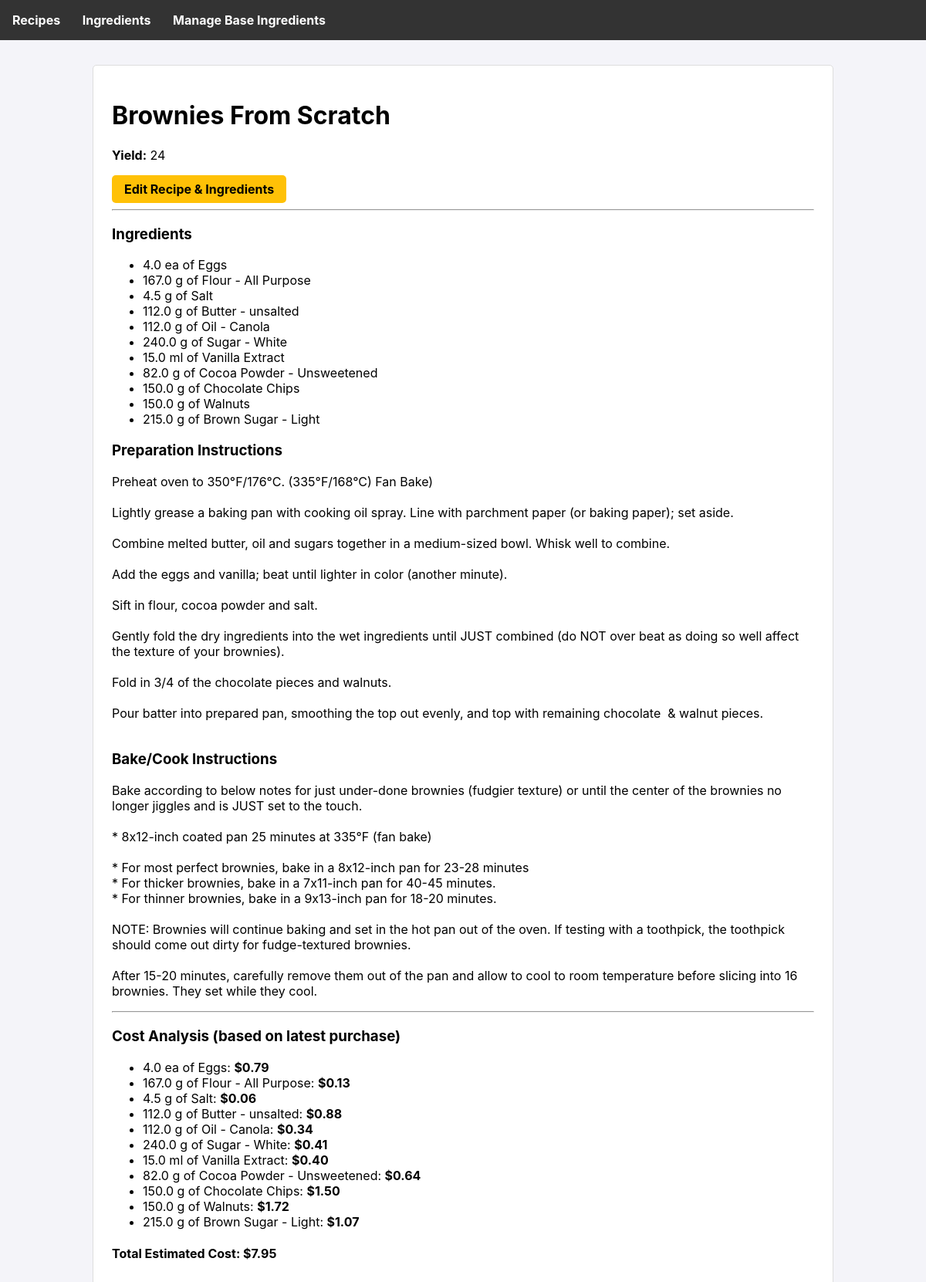
Screenshot of /recipe/2 with the database file from the repository.
### tables this page shows
CREATE TABLE recipes (
        id INTEGER PRIMARY KEY AUTOINCREMENT,
        name TEXT UNIQUE NOT NULL,
        preparation_instructions TEXT,
        bake_instructions TEXT,
        yield TEXT
    );

CREATE TABLE recipe_ingredients (
        recipe_id INTEGER NOT NULL,
        ingredient_id INTEGER NOT NULL,
        amount_needed REAL NOT NULL,
        unit_needed TEXT NOT NULL,
        PRIMARY KEY (recipe_id, ingredient_id),
        FOREIGN KEY (recipe_id) REFERENCES recipes (id),
        FOREIGN KEY (ingredient_id) REFERENCES ingredients (id)
    );

CREATE TABLE ingredients (
        id INTEGER PRIMARY KEY AUTOINCREMENT,
        name TEXT UNIQUE NOT NULL
    , density_g_ml REAL);

### app.py (the view)
@app.route('/recipe/<int:recipe_id>')
def recipe_detail(recipe_id):
    db = get_db()
    recipe = db.execute('SELECT * FROM recipes WHERE id = ?', (recipe_id,)).fetchone()
    ingredients = db.execute('''
        SELECT i.name, ri.amount_needed, ri.unit_needed
        FROM recipe_ingredients ri
        JOIN ingredients i ON ri.ingredient_id = i.id
        WHERE ri.recipe_id = ?
    ''', (recipe_id,)).fetchall()
    cost_info = calculate_recipe_cost(recipe_id)
    return render_template('recipe_detail.html', recipe=recipe, ingredients=ingredients, cost_info=cost_info)

### app.py (called while the page is built)
def get_db():
    if 'db' not in g:
        g.db = sqlite3.connect(DATABASE)
        g.db.row_factory = sqlite3.Row
    return g.db

### templates/recipe_detail.html
{% extends 'base.html' %}
{% block content %}
    <div class="card">
        <h1>{{ recipe.name }}</h1>
        <p><strong>Yield:</strong> {{ recipe.yield }}</p>
        <a href="{{ url_for('edit_recipe', recipe_id=recipe.id) }}" class="button button-yellow">Edit Recipe & Ingredients</a>
        <hr>
        <h3>Ingredients</h3>
        <ul>
            {% for ingredient in ingredients %}
            <li>{{ ingredient.amount_needed }} {{ ingredient.unit_needed }} of {{ ingredient.name }}</li>
            {% endfor %}
        </ul>
        <h3>Preparation Instructions</h3>
        <p style="white-space: pre-wrap;">{{ recipe.preparation_instructions }}</p>
        <h3>Bake/Cook Instructions</h3>
        <p style="white-space: pre-wrap;">{{ recipe.bake_instructions }}</p>
        <hr>
        <h3>Cost Analysis (based on latest purchase)</h3>
        <ul>
            {% for item in cost_info.breakdown %}
            <li>{{ item.name }}: <strong>${{ item.cost }}</strong> {% if item.note %}(<span style="color: #dc3545;">{{item.note}}</span>){% endif %}</li>
            {% endfor %}
        </ul>
        <h4><strong>Total Estimated Cost: ${{ '%.2f'|format(cost_info.total) }}</strong></h4>
    </div>
{% endblock %}

### templates/base.html (style rules this page uses)
body { font-family: -apple-system, BlinkMacSystemFont, "Segoe UI", Roboto, "Helvetica Neue", Arial, sans-serif; margin: 0; background-color: #f4f4f9; }
.card { background-color: white; border: 1px solid #ddd; border-radius: 5px; padding: 1.5rem; margin-bottom: 1rem; }
a { color: #007bff; }
.button { display: inline-block; padding: 0.5rem 1rem; border-radius: 5px; text-decoration: none; font-weight: bold; border: none; cursor: pointer; text-align: center; }
.button-yellow { background-color: #ffc107; color: black; }

### rows the page displays
recipes: name "Brownies From Scratch", yield "24", preparation_instructions "Preheat oven to 350°F/176°C. (335°F/168°C) Fan Bake) Lightly grease a baking pan with cooking oil spray. Line with parchment paper (or baking paper); set aside. Combine melted butter, oil and sugars together in a medium-sized bowl. Whisk well to combine. Add the eggs and vanilla; beat until lighter in color (another minute). Sift in flour, cocoa powder and salt. Gently fold the dry ingredients into the wet ingredients until JUST combined (do NOT over beat as doing so well affect the texture of your brownies). Fold in 3/4 of the chocolate pieces and walnuts. Pour batter into prepared pan, smoothing the top out evenly, and top with remaining chocolate & walnut pieces.", bake_instructions "Bake according to below notes for just under-done brownies (fudgier texture) or until the center of the brownies no longer jiggles and is JUST set to the touch. * 8x12-inch coated pan 25 minutes at 335°F (fan bake) * For most perfect brownies, bake in a 8x12-inch pan for 23-28 minutes * For thicker brownies, bake in a 7x11-inch pan for 40-45 minutes. * For thinner brownies, bake in a 9x13-inch pan for 18-20 minutes. NOTE: Brownies will continue baking and set in the hot pan out of the oven. If testing with a toothpick, the toothpick should come out dirty for fudge-textured brownies. After 15-20 minutes, carefully remove them out of the pan and allow to cool to room temperature before…"
recipe_ingredients: amount_needed "4.0", unit_needed "ea", name "Eggs"
recipe_ingredients: amount_needed "167.0", unit_needed "g", name "Flour - All Purpose"
recipe_ingredients: amount_needed "4.5", unit_needed "g", name "Salt"
recipe_ingredients: amount_needed "112.0", unit_needed "g", name "Butter - unsalted"
recipe_ingredients: amount_needed "112.0", unit_needed "g", name "Oil - Canola"
recipe_ingredients: amount_needed "240.0", unit_needed "g", name "Sugar - White"
recipe_ingredients: amount_needed "15.0", unit_needed "ml", name "Vanilla Extract"
recipe_ingredients: amount_needed "82.0", unit_needed "g", name "Cocoa Powder - Unsweetened"
recipe_ingredients: amount_needed "150.0", unit_needed "g", name "Chocolate Chips"
recipe_ingredients: amount_needed "150.0", unit_needed "g", name "Walnuts"
recipe_ingredients: amount_needed "215.0", unit_needed "g", name "Brown Sugar - Light"

### other values shown
{{ item.name }} "4.0 ea of Eggs" "167.0 g of Flour - All Purpose" "4.5 g of Salt" "112.0 g of Butter - unsalted" "112.0 g of Oil - Canola" "240.0 g of Sugar - White" "15.0 ml of Vanilla Extract" "82.0 g of Cocoa Powder - Unsweetened" "150.0 g of Chocolate Chips" "150.0 g of Walnuts" "215.0 g of Brown Sugar - Light"
{{ item.cost }} "0.79" "0.13" "0.06" "0.88" "0.34" "0.41" "0.40" "0.64" "1.50" "1.72" "1.07"
{{ '%.2f'|format(cost_info.total) }} "7.95"
